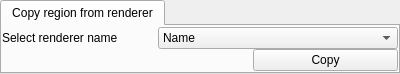
    <widget class="QTabWidget" name="tabWidget_2">
     <property name="sizePolicy">
      <sizepolicy hsizetype="Expanding" vsizetype="Minimum">
       <horstretch>0</horstretch>
       <verstretch>0</verstretch>
      </sizepolicy>
     </property>
     <property name="currentIndex">
      <number>0</number>
     </property>
     <widget class="QWidget" name="tab_4">
      <property name="sizePolicy">
       <sizepolicy hsizetype="Preferred" vsizetype="Minimum">
        <horstretch>0</horstretch>
        <verstretch>0</verstretch>
       </sizepolicy>
      </property>
      <attribute name="title">
       <string>Copy region from renderer</string>
      </attribute>
      <layout class="QVBoxLayout" name="verticalLayout_37">
       <property name="spacing">
        <number>0</number>
       </property>
       <property name="leftMargin">
        <number>0</number>
       </property>
       <property name="topMargin">
        <number>0</number>
       </property>
       <property name="rightMargin">
        <number>0</number>
       </property>
       <property name="bottomMargin">
        <number>0</number>
       </property>
       <item>
        <layout class="QVBoxLayout" name="verticalLayout_7">
         <property name="spacing">
          <number>0</number>
         </property>
         <property name="leftMargin">
          <number>0</number>
         </property>
         <property name="topMargin">
          <number>0</number>
         </property>
         <property name="rightMargin">
          <number>0</number>
         </property>
         <property name="bottomMargin">
          <number>0</number>
         </property>
         <item>
          <layout class="QHBoxLayout" name="horizontalLayout_11">
           <property name="spacing">
            <number>0</number>
           </property>
           <property name="topMargin">
            <number>0</number>
           </property>
           <item>
            <widget class="QLabel" name="label_8">
             <property name="text">
              <string>Select renderer name</string>
             </property>
            </widget>
           </item>
           <item>
            <spacer name="horizontalSpacer_5">
             <property name="orientation">
              <enum>Qt::Horizontal</enum>
             </property>
             <property name="sizeHint" stdset="0">
              <size>
               <width>40</width>
               <height>20</height>
              </size>
             </property>
            </spacer>
           </item>
           <item>
            <widget class="QComboBox" name="copyCombo">
             <property name="minimumSize">
              <size>
               <width>240</width>
               <height>0</height>
              </size>
             </property>
             <property name="maximumSize">
              <size>
               <width>120</width>
               <height>16777215</height>
              </size>
             </property>
             <item>
              <property name="text">
               <string>Name</string>
              </property>
             </item>
            </widget>
           </item>
          </layout>
         </item>
         <item>
          <layout class="QHBoxLayout" name="horizontalLayout_2">
           <property name="spacing">
            <number>0</number>
           </property>
           <property name="topMargin">
            <number>0</number>
           </property>
           <item>
            <spacer name="horizontalSpacer_2">
             <property name="orientation">
              <enum>Qt::Horizontal</enum>
             </property>
             <property name="sizeHint" stdset="0">
              <size>
               <width>40</width>
               <height>20</height>
              </size>
             </property>
            </spacer>
           </item>
           <item>
            <widget class="QPushButton" name="copyButton">
             <property name="minimumSize">
              <size>
               <width>145</width>
               <height>0</height>
              </size>
             </property>
             <property name="maximumSize">
              <size>
               <width>125</width>
               <height>16777215</height>
              </size>
             </property>
             <property name="text">
              <string>Copy</string>
             </property>
            </widget>
           </item>
          </layout>
         </item>
        </layout>
       </item>
      </layout>
     </widget>
    </widget>
